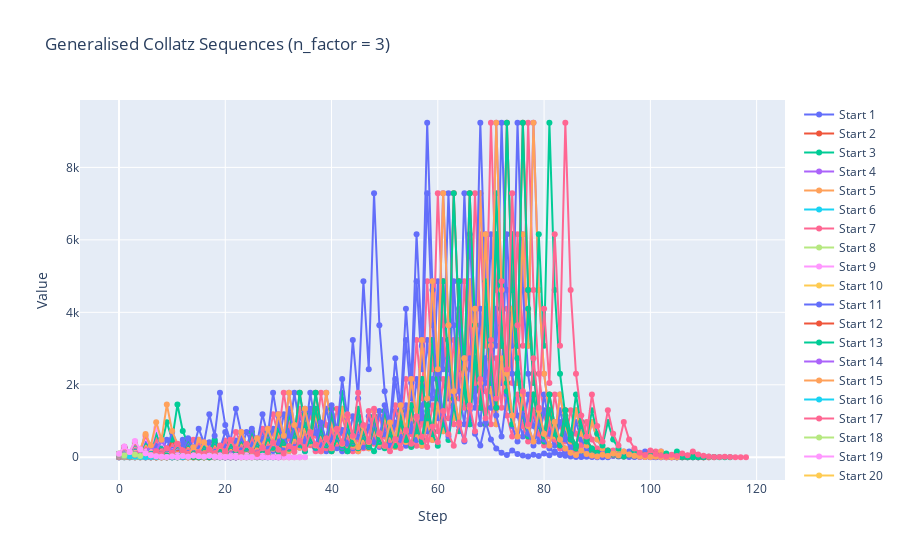

The cell this chart's notebook holds for it:
### Code cell
collatz.visualise(n_vis)

### Figure 1 — Plotly figure (JSON) as saved in the notebook; plotly's stock layout.template omitted (floating-point values rounded to 4 significant figures)
{"data": [{"mode": "lines+markers", "name": "Start 1", "type": "scatter", "x": [0], "y": [1]}, {"mode": "lines+markers", "name": "Start 2", "type": "scatter", "x": [0, 1], "y": [2, 1]}, {"mode": "lines+markers", "name": "Start 3", "type": "scatter", "x": [0, 1, 2, 3, 4, 5, 6, 7], "y": [3, 10, 5, 16, 8, 4, 2, 1]}, {"mode": "lines+markers", "name": "Start 4", "type": "scatter", "x": [0, 1, 2], "y": [4, 2, 1]}, {"mode": "lines+markers", "name": "Start 5", "type": "scatter", "x": [0, 1, 2, 3, 4, 5], "y": [5, 16, 8, 4, 2, 1]}, {"mode": "lines+markers", "name": "Start 6", "type": "scatter", "x": [0, 1, 2, 3, 4, 5, 6, 7, 8], "y": [6, 3, 10, 5, 16, 8, 4, 2, 1]}, {"mode": "lines+markers", "name": "Start 7", "type": "scatter", "x": [0, 1, 2, 3, 4, 5, 6, 7, 8, 9, 10, 11, 12, 13, 14, 15, 16], "y": [7, 22, 11, 34, 17, 52, 26, 13, 40, 20, 10, 5, 16, 8, 4, 2, 1]}, {"mode": "lines+markers", "name": "Start 8", "type": "scatter", "x": [0, 1, 2, 3], "y": [8, 4, 2, 1]}, {"mode": "lines+markers", "name": "Start 9", "type": "scatter", "x": [0, 1, 2, 3, 4, 5, 6, 7, 8, 9, 10, 11, 12, 13, 14, 15, 16, 17, 18, 19], "y": [9, 28, 14, 7, 22, 11, 34, 17, 52, 26, 13, 40, 20, 10, 5, 16, 8, 4, 2, 1]}, {"mode": "lines+markers", "name": "Start 10", "type": "scatter", "x": [0, 1, 2, 3, 4, 5, 6], "y": [10, 5, 16, 8, 4, 2, 1]}, {"mode": "lines+markers", "name": "Start 11", "type": "scatter", "x": [0, 1, 2, 3, 4, 5, 6, 7, 8, 9, 10, 11, 12, 13, 14], "y": [11, 34, 17, 52, 26, 13, 40, 20, 10, 5, 16, 8, 4, 2, 1]}, {"mode": "lines+markers", "name": "Start 12", "type": "scatter", "x": [0, 1, 2, 3, 4, 5, 6, 7, 8, 9], "y": [12, 6, 3, 10, 5, 16, 8, 4, 2, 1]}, {"mode": "lines+markers", "name": "Start 13", "type": "scatter", "x": [0, 1, 2, 3, 4, 5, 6, 7, 8, 9], "y": [13, 40, 20, 10, 5, 16, 8, 4, 2, 1]}, {"mode": "lines+markers", "name": "Start 14", "type": "scatter", "x": [0, 1, 2, 3, 4, 5, 6, 7, 8, 9, 10, 11, 12, 13, 14, 15, 16, 17], "y": [14, 7, 22, 11, 34, 17, 52, 26, 13, 40, 20, 10, 5, 16, 8, 4, 2, 1]}, {"mode": "lines+markers", "name": "Start 15", "type": "scatter", "x": [0, 1, 2, 3, 4, 5, 6, 7, 8, 9, 10, 11, 12, 13, 14, 15, 16, 17], "y": [15, 46, 23, 70, 35, 106, 53, 160, 80, 40, 20, 10, 5, 16, 8, 4, 2, 1]}, {"mode": "lines+markers", "name": "Start 16", "type": "scatter", "x": [0, 1, 2, 3, 4], "y": [16, 8, 4, 2, 1]}, {"mode": "lines+markers", "name": "Start 17", "type": "scatter", "x": [0, 1, 2, 3, 4, 5, 6, 7, 8, 9, 10, 11, 12], "y": [17, 52, 26, 13, 40, 20, 10, 5, 16, 8, 4, 2, 1]}, {"mode": "lines+markers", "name": "Start 18", "type": "scatter", "x": [0, 1, 2, 3, 4, 5, 6, 7, 8, 9, 10, 11, 12, 13, 14, 15, 16, 17, 18, 19, 20], "y": [18, 9, 28, 14, 7, 22, 11, 34, 17, 52, 26, 13, 40, 20, 10, 5, 16, 8, 4, 2, 1]}, {"mode": "lines+markers", "name": "Start 19", "type": "scatter", "x": [0, 1, 2, 3, 4, 5, 6, 7, 8, 9, 10, 11, 12, 13, 14, 15, 16, 17, 18, 19, 20], "y": [19, 58, 29, 88, 44, 22, 11, 34, 17, 52, 26, 13, 40, 20, 10, 5, 16, 8, 4, 2, 1]}, {"mode": "lines+markers", "name": "Start 20", "type": "scatter", "x": [0, 1, 2, 3, 4, 5, 6, 7], "y": [20, 10, 5, 16, 8, 4, 2, 1]}, {"mode": "lines+markers", "name": "Start 21", "type": "scatter", "x": [0, 1, 2, 3, 4, 5, 6, 7], "y": [21, 64, 32, 16, 8, 4, 2, 1]}, {"mode": "lines+markers", "name": "Start 22", "type": "scatter", "x": [0, 1, 2, 3, 4, 5, 6, 7, 8, 9, 10, 11, 12, 13, 14, 15], "y": [22, 11, 34, 17, 52, 26, 13, 40, 20, 10, 5, 16, 8, 4, 2, 1]}, {"mode": "lines+markers", "name": "Start 23", "type": "scatter", "x": [0, 1, 2, 3, 4, 5, 6, 7, 8, 9, 10, 11, 12, 13, 14, 15], "y": [23, 70, 35, 106, 53, 160, 80, 40, 20, 10, 5, 16, 8, 4, 2, 1]}, {"mode": "lines+markers", "name": "Start 24", "type": "scatter", "x": [0, 1, 2, 3, 4, 5, 6, 7, 8, 9, 10], "y": [24, 12, 6, 3, 10, 5, 16, 8, 4, 2, 1]}, {"mode": "lines+markers", "name": "Start 25", "type": "scatter", "x": [0, 1, 2, 3, 4, 5, 6, 7, 8, 9, 10, 11, 12, 13, 14, 15, 16, 17, 18, 19, 20, 21, 22, 23], "y": [25, 76, 38, 19, 58, 29, 88, 44, 22, 11, 34, 17, 52, 26, 13, 40, 20, 10, 5, 16, 8, 4, 2, 1]}, {"mode": "lines+markers", "name": "Start 26", "type": "scatter", "x": [0, 1, 2, 3, 4, 5, 6, 7, 8, 9, 10], "y": [26, 13, 40, 20, 10, 5, 16, 8, 4, 2, 1]}, {"mode": "lines+markers", "name": "Start 27", "type": "scatter", "x": [0, 1, 2, 3, 4, 5, 6, 7, 8, 9, 10, 11, 12, 13, 14, 15, 16, 17, 18, 19, 20, 21, 22, 23, 24, 25, 26, 27, 28, 29, 30, 31, 32, 33, 34, 35, 36, 37, 38, 39, 40, 41, 42, 43, 44, 45, 46, 47, 48, 49, 50, 51, 52, 53, 54, 55, 56, 57, 58, 59, 60, 61, 62, 63, 64, 65, 66, 67, 68, 69, 70, 71, 72, 73, 74, 75, 76, 77, 78, 79, 80, 81, 82, 83, 84, 85, 86, 87, 88, 89, 90, 91, 92, 93, 94, 95, 96, 97, 98, 99, 100, 101, 102, 103, 104, 105, 106, 107, 108, 109, 110, 111], "y": [27, 82, 41, 124, 62, 31, 94, 47, 142, 71, 214, 107, 322, 161, 484, 242, 121, 364, 182, 91, 274, 137, 412, 206, 103, 310, 155, 466, 233, 700, 350, 175, 526, 263, 790, 395, 1186, 593, 1780, 890, 445, 1336, 668, 334, 167, 502, 251, 754, 377, 1132, 566, 283, 850, 425, 1276, 638, 319, 958, 479, 1438, 719, 2158, 1079, 3238, 1619, 4858, 2429, 7288, 3644, 1822, 911, 2734, 1367, 4102, 2051, 6154, 3077, 9232, 4616, 2308, 1154, 577, 1732, 866, 433, 1300, 650, 325, 976, 488, 244, 122, 61, 184, 92, 46, 23, 70, 35, 106, 53, 160, 80, 40, 20, 10, 5, 16, 8, 4, 2, 1]}, {"mode": "lines+markers", "name": "Start 28", "type": "scatter", "x": [0, 1, 2, 3, 4, 5, 6, 7, 8, 9, 10, 11, 12, 13, 14, 15, 16, 17, 18], "y": [28, 14, 7, 22, 11, 34, 17, 52, 26, 13, 40, 20, 10, 5, 16, 8, 4, 2, 1]}, {"mode": "lines+markers", "name": "Start 29", "type": "scatter", "x": [0, 1, 2, 3, 4, 5, 6, 7, 8, 9, 10, 11, 12, 13, 14, 15, 16, 17, 18], "y": [29, 88, 44, 22, 11, 34, 17, 52, 26, 13, 40, 20, 10, 5, 16, 8, 4, 2, 1]}, {"mode": "lines+markers", "name": "Start 30", "type": "scatter", "x": [0, 1, 2, 3, 4, 5, 6, 7, 8, 9, 10, 11, 12, 13, 14, 15, 16, 17, 18], "y": [30, 15, 46, 23, 70, 35, 106, 53, 160, 80, 40, 20, 10, 5, 16, 8, 4, 2, 1]}, {"mode": "lines+markers", "name": "Start 31", "type": "scatter", "x": [0, 1, 2, 3, 4, 5, 6, 7, 8, 9, 10, 11, 12, 13, 14, 15, 16, 17, 18, 19, 20, 21, 22, 23, 24, 25, 26, 27, 28, 29, 30, 31, 32, 33, 34, 35, 36, 37, 38, 39, 40, 41, 42, 43, 44, 45, 46, 47, 48, 49, 50, 51, 52, 53, 54, 55, 56, 57, 58, 59, 60, 61, 62, 63, 64, 65, 66, 67, 68, 69, 70, 71, 72, 73, 74, 75, 76, 77, 78, 79, 80, 81, 82, 83, 84, 85, 86, 87, 88, 89, 90, 91, 92, 93, 94, 95, 96, 97, 98, 99, 100, 101, 102, 103, 104, 105, 106], "y": [31, 94, 47, 142, 71, 214, 107, 322, 161, 484, 242, 121, 364, 182, 91, 274, 137, 412, 206, 103, 310, 155, 466, 233, 700, 350, 175, 526, 263, 790, 395, 1186, 593, 1780, 890, 445, 1336, 668, 334, 167, 502, 251, 754, 377, 1132, 566, 283, 850, 425, 1276, 638, 319, 958, 479, 1438, 719, 2158, 1079, 3238, 1619, 4858, 2429, 7288, 3644, 1822, 911, 2734, 1367, 4102, 2051, 6154, 3077, 9232, 4616, 2308, 1154, 577, 1732, 866, 433, 1300, 650, 325, 976, 488, 244, 122, 61, 184, 92, 46, 23, 70, 35, 106, 53, 160, 80, 40, 20, 10, 5, 16, 8, 4, 2, 1]}, {"mode": "lines+markers", "name": "Start 32", "type": "scatter", "x": [0, 1, 2, 3, 4, 5], "y": [32, 16, 8, 4, 2, 1]}, {"mode": "lines+markers", "name": "Start 33", "type": "scatter", "x": [0, 1, 2, 3, 4, 5, 6, 7, 8, 9, 10, 11, 12, 13, 14, 15, 16, 17, 18, 19, 20, 21, 22, 23, 24, 25, 26], "y": [33, 100, 50, 25, 76, 38, 19, 58, 29, 88, 44, 22, 11, 34, 17, 52, 26, 13, 40, 20, 10, 5, 16, 8, 4, 2, 1]}, {"mode": "lines+markers", "name": "Start 34", "type": "scatter", "x": [0, 1, 2, 3, 4, 5, 6, 7, 8, 9, 10, 11, 12, 13], "y": [34, 17, 52, 26, 13, 40, 20, 10, 5, 16, 8, 4, 2, 1]}, {"mode": "lines+markers", "name": "Start 35", "type": "scatter", "x": [0, 1, 2, 3, 4, 5, 6, 7, 8, 9, 10, 11, 12, 13], "y": [35, 106, 53, 160, 80, 40, 20, 10, 5, 16, 8, 4, 2, 1]}, {"mode": "lines+markers", "name": "Start 36", "type": "scatter", "x": [0, 1, 2, 3, 4, 5, 6, 7, 8, 9, 10, 11, 12, 13, 14, 15, 16, 17, 18, 19, 20, 21], "y": [36, 18, 9, 28, 14, 7, 22, 11, 34, 17, 52, 26, 13, 40, 20, 10, 5, 16, 8, 4, 2, 1]}, {"mode": "lines+markers", "name": "Start 37", "type": "scatter", "x": [0, 1, 2, 3, 4, 5, 6, 7, 8, 9, 10, 11, 12, 13, 14, 15, 16, 17, 18, 19, 20, 21], "y": [37, 112, 56, 28, 14, 7, 22, 11, 34, 17, 52, 26, 13, 40, 20, 10, 5, 16, 8, 4, 2, 1]}, {"mode": "lines+markers", "name": "Start 38", "type": "scatter", "x": [0, 1, 2, 3, 4, 5, 6, 7, 8, 9, 10, 11, 12, 13, 14, 15, 16, 17, 18, 19, 20, 21], "y": [38, 19, 58, 29, 88, 44, 22, 11, 34, 17, 52, 26, 13, 40, 20, 10, 5, 16, 8, 4, 2, 1]}, {"mode": "lines+markers", "name": "Start 39", "type": "scatter", "x": [0, 1, 2, 3, 4, 5, 6, 7, 8, 9, 10, 11, 12, 13, 14, 15, 16, 17, 18, 19, 20, 21, 22, 23, 24, 25, 26, 27, 28, 29, 30, 31, 32, 33, 34], "y": [39, 118, 59, 178, 89, 268, 134, 67, 202, 101, 304, 152, 76, 38, 19, 58, 29, 88, 44, 22, 11, 34, 17, 52, 26, 13, 40, 20, 10, 5, 16, 8, 4, 2, 1]}, {"mode": "lines+markers", "name": "Start 40", "type": "scatter", "x": [0, 1, 2, 3, 4, 5, 6, 7, 8], "y": [40, 20, 10, 5, 16, 8, 4, 2, 1]}, {"mode": "lines+markers", "name": "Start 41", "type": "scatter", "x": [0, 1, 2, 3, 4, 5, 6, 7, 8, 9, 10, 11, 12, 13, 14, 15, 16, 17, 18, 19, 20, 21, 22, 23, 24, 25, 26, 27, 28, 29, 30, 31, 32, 33, 34, 35, 36, 37, 38, 39, 40, 41, 42, 43, 44, 45, 46, 47, 48, 49, 50, 51, 52, 53, 54, 55, 56, 57, 58, 59, 60, 61, 62, 63, 64, 65, 66, 67, 68, 69, 70, 71, 72, 73, 74, 75, 76, 77, 78, 79, 80, 81, 82, 83, 84, 85, 86, 87, 88, 89, 90, 91, 92, 93, 94, 95, 96, 97, 98, 99, 100, 101, 102, 103, 104, 105, 106, 107, 108, 109], "y": [41, 124, 62, 31, 94, 47, 142, 71, 214, 107, 322, 161, 484, 242, 121, 364, 182, 91, 274, 137, 412, 206, 103, 310, 155, 466, 233, 700, 350, 175, 526, 263, 790, 395, 1186, 593, 1780, 890, 445, 1336, 668, 334, 167, 502, 251, 754, 377, 1132, 566, 283, 850, 425, 1276, 638, 319, 958, 479, 1438, 719, 2158, 1079, 3238, 1619, 4858, 2429, 7288, 3644, 1822, 911, 2734, 1367, 4102, 2051, 6154, 3077, 9232, 4616, 2308, 1154, 577, 1732, 866, 433, 1300, 650, 325, 976, 488, 244, 122, 61, 184, 92, 46, 23, 70, 35, 106, 53, 160, 80, 40, 20, 10, 5, 16, 8, 4, 2, 1]}, {"mode": "lines+markers", "name": "Start 42", "type": "scatter", "x": [0, 1, 2, 3, 4, 5, 6, 7, 8], "y": [42, 21, 64, 32, 16, 8, 4, 2, 1]}, {"mode": "lines+markers", "name": "Start 43", "type": "scatter", "x": [0, 1, 2, 3, 4, 5, 6, 7, 8, 9, 10, 11, 12, 13, 14, 15, 16, 17, 18, 19, 20, 21, 22, 23, 24, 25, 26, 27, 28, 29], "y": [43, 130, 65, 196, 98, 49, 148, 74, 37, 112, 56, 28, 14, 7, 22, 11, 34, 17, 52, 26, 13, 40, 20, 10, 5, 16, 8, 4, 2, 1]}, {"mode": "lines+markers", "name": "Start 44", "type": "scatter", "x": [0, 1, 2, 3, 4, 5, 6, 7, 8, 9, 10, 11, 12, 13, 14, 15, 16], "y": [44, 22, 11, 34, 17, 52, 26, 13, 40, 20, 10, 5, 16, 8, 4, 2, 1]}, {"mode": "lines+markers", "name": "Start 45", "type": "scatter", "x": [0, 1, 2, 3, 4, 5, 6, 7, 8, 9, 10, 11, 12, 13, 14, 15, 16], "y": [45, 136, 68, 34, 17, 52, 26, 13, 40, 20, 10, 5, 16, 8, 4, 2, 1]}, {"mode": "lines+markers", "name": "Start 46", "type": "scatter", "x": [0, 1, 2, 3, 4, 5, 6, 7, 8, 9, 10, 11, 12, 13, 14, 15, 16], "y": [46, 23, 70, 35, 106, 53, 160, 80, 40, 20, 10, 5, 16, 8, 4, 2, 1]}, {"mode": "lines+markers", "name": "Start 47", "type": "scatter", "x": [0, 1, 2, 3, 4, 5, 6, 7, 8, 9, 10, 11, 12, 13, 14, 15, 16, 17, 18, 19, 20, 21, 22, 23, 24, 25, 26, 27, 28, 29, 30, 31, 32, 33, 34, 35, 36, 37, 38, 39, 40, 41, 42, 43, 44, 45, 46, 47, 48, 49, 50, 51, 52, 53, 54, 55, 56, 57, 58, 59, 60, 61, 62, 63, 64, 65, 66, 67, 68, 69, 70, 71, 72, 73, 74, 75, 76, 77, 78, 79, 80, 81, 82, 83, 84, 85, 86, 87, 88, 89, 90, 91, 92, 93, 94, 95, 96, 97, 98, 99, 100, 101, 102, 103, 104], "y": [47, 142, 71, 214, 107, 322, 161, 484, 242, 121, 364, 182, 91, 274, 137, 412, 206, 103, 310, 155, 466, 233, 700, 350, 175, 526, 263, 790, 395, 1186, 593, 1780, 890, 445, 1336, 668, 334, 167, 502, 251, 754, 377, 1132, 566, 283, 850, 425, 1276, 638, 319, 958, 479, 1438, 719, 2158, 1079, 3238, 1619, 4858, 2429, 7288, 3644, 1822, 911, 2734, 1367, 4102, 2051, 6154, 3077, 9232, 4616, 2308, 1154, 577, 1732, 866, 433, 1300, 650, 325, 976, 488, 244, 122, 61, 184, 92, 46, 23, 70, 35, 106, 53, 160, 80, 40, 20, 10, 5, 16, 8, 4, 2, 1]}, {"mode": "lines+markers", "name": "Start 48", "type": "scatter", "x": [0, 1, 2, 3, 4, 5, 6, 7, 8, 9, 10, 11], "y": [48, 24, 12, 6, 3, 10, 5, 16, 8, 4, 2, 1]}, {"mode": "lines+markers", "name": "Start 49", "type": "scatter", "x": [0, 1, 2, 3, 4, 5, 6, 7, 8, 9, 10, 11, 12, 13, 14, 15, 16, 17, 18, 19, 20, 21, 22, 23, 24], "y": [49, 148, 74, 37, 112, 56, 28, 14, 7, 22, 11, 34, 17, 52, 26, 13, 40, 20, 10, 5, 16, 8, 4, 2, 1]}, {"mode": "lines+markers", "name": "Start 50", "type": "scatter", "x": [0, 1, 2, 3, 4, 5, 6, 7, 8, 9, 10, 11, 12, 13, 14, 15, 16, 17, 18, 19, 20, 21, 22, 23, 24], "y": [50, 25, 76, 38, 19, 58, 29, 88, 44, 22, 11, 34, 17, 52, 26, 13, 40, 20, 10, 5, 16, 8, 4, 2, 1]}, {"mode": "lines+markers", "name": "Start 51", "type": "scatter", "x": [0, 1, 2, 3, 4, 5, 6, 7, 8, 9, 10, 11, 12, 13, 14, 15, 16, 17, 18, 19, 20, 21, 22, 23, 24], "y": [51, 154, 77, 232, 116, 58, 29, 88, 44, 22, 11, 34, 17, 52, 26, 13, 40, 20, 10, 5, 16, 8, 4, 2, 1]}, {"mode": "lines+markers", "name": "Start 52", "type": "scatter", "x": [0, 1, 2, 3, 4, 5, 6, 7, 8, 9, 10, 11], "y": [52, 26, 13, 40, 20, 10, 5, 16, 8, 4, 2, 1]}, {"mode": "lines+markers", "name": "Start 53", "type": "scatter", "x": [0, 1, 2, 3, 4, 5, 6, 7, 8, 9, 10, 11], "y": [53, 160, 80, 40, 20, 10, 5, 16, 8, 4, 2, 1]}, {"mode": "lines+markers", "name": "Start 54", "type": "scatter", "x": [0, 1, 2, 3, 4, 5, 6, 7, 8, 9, 10, 11, 12, 13, 14, 15, 16, 17, 18, 19, 20, 21, 22, 23, 24, 25, 26, 27, 28, 29, 30, 31, 32, 33, 34, 35, 36, 37, 38, 39, 40, 41, 42, 43, 44, 45, 46, 47, 48, 49, 50, 51, 52, 53, 54, 55, 56, 57, 58, 59, 60, 61, 62, 63, 64, 65, 66, 67, 68, 69, 70, 71, 72, 73, 74, 75, 76, 77, 78, 79, 80, 81, 82, 83, 84, 85, 86, 87, 88, 89, 90, 91, 92, 93, 94, 95, 96, 97, 98, 99, 100, 101, 102, 103, 104, 105, 106, 107, 108, 109, 110, 111, 112], "y": [54, 27, 82, 41, 124, 62, 31, 94, 47, 142, 71, 214, 107, 322, 161, 484, 242, 121, 364, 182, 91, 274, 137, 412, 206, 103, 310, 155, 466, 233, 700, 350, 175, 526, 263, 790, 395, 1186, 593, 1780, 890, 445, 1336, 668, 334, 167, 502, 251, 754, 377, 1132, 566, 283, 850, 425, 1276, 638, 319, 958, 479, 1438, 719, 2158, 1079, 3238, 1619, 4858, 2429, 7288, 3644, 1822, 911, 2734, 1367, 4102, 2051, 6154, 3077, 9232, 4616, 2308, 1154, 577, 1732, 866, 433, 1300, 650, 325, 976, 488, 244, 122, 61, 184, 92, 46, 23, 70, 35, 106, 53, 160, 80, 40, 20, 10, 5, 16, 8, 4, 2, 1]}, {"mode": "lines+markers", "name": "Start 55", "type": "scatter", "x": [0, 1, 2, 3, 4, 5, 6, 7, 8, 9, 10, 11, 12, 13, 14, 15, 16, 17, 18, 19, 20, 21, 22, 23, 24, 25, 26, 27, 28, 29, 30, 31, 32, 33, 34, 35, 36, 37, 38, 39, 40, 41, 42, 43, 44, 45, 46, 47, 48, 49, 50, 51, 52, 53, 54, 55, 56, 57, 58, 59, 60, 61, 62, 63, 64, 65, 66, 67, 68, 69, 70, 71, 72, 73, 74, 75, 76, 77, 78, 79, 80, 81, 82, 83, 84, 85, 86, 87, 88, 89, 90, 91, 92, 93, 94, 95, 96, 97, 98, 99, 100, 101, 102, 103, 104, 105, 106, 107, 108, 109, 110, 111, 112], "y": [55, 166, 83, 250, 125, 376, 188, 94, 47, 142, 71, 214, 107, 322, 161, 484, 242, 121, 364, 182, 91, 274, 137, 412, 206, 103, 310, 155, 466, 233, 700, 350, 175, 526, 263, 790, 395, 1186, 593, 1780, 890, 445, 1336, 668, 334, 167, 502, 251, 754, 377, 1132, 566, 283, 850, 425, 1276, 638, 319, 958, 479, 1438, 719, 2158, 1079, 3238, 1619, 4858, 2429, 7288, 3644, 1822, 911, 2734, 1367, 4102, 2051, 6154, 3077, 9232, 4616, 2308, 1154, 577, 1732, 866, 433, 1300, 650, 325, 976, 488, 244, 122, 61, 184, 92, 46, 23, 70, 35, 106, 53, 160, 80, 40, 20, 10, 5, 16, 8, 4, 2, 1]}, {"mode": "lines+markers", "name": "Start 56", "type": "scatter", "x": [0, 1, 2, 3, 4, 5, 6, 7, 8, 9, 10, 11, 12, 13, 14, 15, 16, 17, 18, 19], "y": [56, 28, 14, 7, 22, 11, 34, 17, 52, 26, 13, 40, 20, 10, 5, 16, 8, 4, 2, 1]}, {"mode": "lines+markers", "name": "Start 57", "type": "scatter", "x": [0, 1, 2, 3, 4, 5, 6, 7, 8, 9, 10, 11, 12, 13, 14, 15, 16, 17, 18, 19, 20, 21, 22, 23, 24, 25, 26, 27, 28, 29, 30, 31, 32], "y": [57, 172, 86, 43, 130, 65, 196, 98, 49, 148, 74, 37, 112, 56, 28, 14, 7, 22, 11, 34, 17, 52, 26, 13, 40, 20, 10, 5, 16, 8, 4, 2, 1]}, {"mode": "lines+markers", "name": "Start 58", "type": "scatter", "x": [0, 1, 2, 3, 4, 5, 6, 7, 8, 9, 10, 11, 12, 13, 14, 15, 16, 17, 18, 19], "y": [58, 29, 88, 44, 22, 11, 34, 17, 52, 26, 13, 40, 20, 10, 5, 16, 8, 4, 2, 1]}, {"mode": "lines+markers", "name": "Start 59", "type": "scatter", "x": [0, 1, 2, 3, 4, 5, 6, 7, 8, 9, 10, 11, 12, 13, 14, 15, 16, 17, 18, 19, 20, 21, 22, 23, 24, 25, 26, 27, 28, 29, 30, 31, 32], "y": [59, 178, 89, 268, 134, 67, 202, 101, 304, 152, 76, 38, 19, 58, 29, 88, 44, 22, 11, 34, 17, 52, 26, 13, 40, 20, 10, 5, 16, 8, 4, 2, 1]}, {"mode": "lines+markers", "name": "Start 60", "type": "scatter", "x": [0, 1, 2, 3, 4, 5, 6, 7, 8, 9, 10, 11, 12, 13, 14, 15, 16, 17, 18, 19], "y": [60, 30, 15, 46, 23, 70, 35, 106, 53, 160, 80, 40, 20, 10, 5, 16, 8, 4, 2, 1]}, {"mode": "lines+markers", "name": "Start 61", "type": "scatter", "x": [0, 1, 2, 3, 4, 5, 6, 7, 8, 9, 10, 11, 12, 13, 14, 15, 16, 17, 18, 19], "y": [61, 184, 92, 46, 23, 70, 35, 106, 53, 160, 80, 40, 20, 10, 5, 16, 8, 4, 2, 1]}, {"mode": "lines+markers", "name": "Start 62", "type": "scatter", "x": [0, 1, 2, 3, 4, 5, 6, 7, 8, 9, 10, 11, 12, 13, 14, 15, 16, 17, 18, 19, 20, 21, 22, 23, 24, 25, 26, 27, 28, 29, 30, 31, 32, 33, 34, 35, 36, 37, 38, 39, 40, 41, 42, 43, 44, 45, 46, 47, 48, 49, 50, 51, 52, 53, 54, 55, 56, 57, 58, 59, 60, 61, 62, 63, 64, 65, 66, 67, 68, 69, 70, 71, 72, 73, 74, 75, 76, 77, 78, 79, 80, 81, 82, 83, 84, 85, 86, 87, 88, 89, 90, 91, 92, 93, 94, 95, 96, 97, 98, 99, 100, 101, 102, 103, 104, 105, 106, 107], "y": [62, 31, 94, 47, 142, 71, 214, 107, 322, 161, 484, 242, 121, 364, 182, 91, 274, 137, 412, 206, 103, 310, 155, 466, 233, 700, 350, 175, 526, 263, 790, 395, 1186, 593, 1780, 890, 445, 1336, 668, 334, 167, 502, 251, 754, 377, 1132, 566, 283, 850, 425, 1276, 638, 319, 958, 479, 1438, 719, 2158, 1079, 3238, 1619, 4858, 2429, 7288, 3644, 1822, 911, 2734, 1367, 4102, 2051, 6154, 3077, 9232, 4616, 2308, 1154, 577, 1732, 866, 433, 1300, 650, 325, 976, 488, 244, 122, 61, 184, 92, 46, 23, 70, 35, 106, 53, 160, 80, 40, 20, 10, 5, 16, 8, 4, 2, 1]}, {"mode": "lines+markers", "name": "Start 63", "type": "scatter", "x": [0, 1, 2, 3, 4, 5, 6, 7, 8, 9, 10, 11, 12, 13, 14, 15, 16, 17, 18, 19, 20, 21, 22, 23, 24, 25, 26, 27, 28, 29, 30, 31, 32, 33, 34, 35, 36, 37, 38, 39, 40, 41, 42, 43, 44, 45, 46, 47, 48, 49, 50, 51, 52, 53, 54, 55, 56, 57, 58, 59, 60, 61, 62, 63, 64, 65, 66, 67, 68, 69, 70, 71, 72, 73, 74, 75, 76, 77, 78, 79, 80, 81, 82, 83, 84, 85, 86, 87, 88, 89, 90, 91, 92, 93, 94, 95, 96, 97, 98, 99, 100, 101, 102, 103, 104, 105, 106, 107], "y": [63, 190, 95, 286, 143, 430, 215, 646, 323, 970, 485, 1456, 728, 364, 182, 91, 274, 137, 412, 206, 103, 310, 155, 466, 233, 700, 350, 175, 526, 263, 790, 395, 1186, 593, 1780, 890, 445, 1336, 668, 334, 167, 502, 251, 754, 377, 1132, 566, 283, 850, 425, 1276, 638, 319, 958, 479, 1438, 719, 2158, 1079, 3238, 1619, 4858, 2429, 7288, 3644, 1822, 911, 2734, 1367, 4102, 2051, 6154, 3077, 9232, 4616, 2308, 1154, 577, 1732, 866, 433, 1300, 650, 325, 976, 488, 244, 122, 61, 184, 92, 46, 23, 70, 35, 106, 53, 160, 80, 40, 20, 10, 5, 16, 8, 4, 2, 1]}, {"mode": "lines+markers", "name": "Start 64", "type": "scatter", "x": [0, 1, 2, 3, 4, 5, 6], "y": [64, 32, 16, 8, 4, 2, 1]}, {"mode": "lines+markers", "name": "Start 65", "type": "scatter", "x": [0, 1, 2, 3, 4, 5, 6, 7, 8, 9, 10, 11, 12, 13, 14, 15, 16, 17, 18, 19, 20, 21, 22, 23, 24, 25, 26, 27], "y": [65, 196, 98, 49, 148, 74, 37, 112, 56, 28, 14, 7, 22, 11, 34, 17, 52, 26, 13, 40, 20, 10, 5, 16, 8, 4, 2, 1]}, {"mode": "lines+markers", "name": "Start 66", "type": "scatter", "x": [0, 1, 2, 3, 4, 5, 6, 7, 8, 9, 10, 11, 12, 13, 14, 15, 16, 17, 18, 19, 20, 21, 22, 23, 24, 25, 26, 27], "y": [66, 33, 100, 50, 25, 76, 38, 19, 58, 29, 88, 44, 22, 11, 34, 17, 52, 26, 13, 40, 20, 10, 5, 16, 8, 4, 2, 1]}, {"mode": "lines+markers", "name": "Start 67", "type": "scatter", "x": [0, 1, 2, 3, 4, 5, 6, 7, 8, 9, 10, 11, 12, 13, 14, 15, 16, 17, 18, 19, 20, 21, 22, 23, 24, 25, 26, 27], "y": [67, 202, 101, 304, 152, 76, 38, 19, 58, 29, 88, 44, 22, 11, 34, 17, 52, 26, 13, 40, 20, 10, 5, 16, 8, 4, 2, 1]}, {"mode": "lines+markers", "name": "Start 68", "type": "scatter", "x": [0, 1, 2, 3, 4, 5, 6, 7, 8, 9, 10, 11, 12, 13, 14], "y": [68, 34, 17, 52, 26, 13, 40, 20, 10, 5, 16, 8, 4, 2, 1]}, {"mode": "lines+markers", "name": "Start 69", "type": "scatter", "x": [0, 1, 2, 3, 4, 5, 6, 7, 8, 9, 10, 11, 12, 13, 14], "y": [69, 208, 104, 52, 26, 13, 40, 20, 10, 5, 16, 8, 4, 2, 1]}, {"mode": "lines+markers", "name": "Start 70", "type": "scatter", "x": [0, 1, 2, 3, 4, 5, 6, 7, 8, 9, 10, 11, 12, 13, 14], "y": [70, 35, 106, 53, 160, 80, 40, 20, 10, 5, 16, 8, 4, 2, 1]}, {"mode": "lines+markers", "name": "Start 71", "type": "scatter", "x": [0, 1, 2, 3, 4, 5, 6, 7, 8, 9, 10, 11, 12, 13, 14, 15, 16, 17, 18, 19, 20, 21, 22, 23, 24, 25, 26, 27, 28, 29, 30, 31, 32, 33, 34, 35, 36, 37, 38, 39, 40, 41, 42, 43, 44, 45, 46, 47, 48, 49, 50, 51, 52, 53, 54, 55, 56, 57, 58, 59, 60, 61, 62, 63, 64, 65, 66, 67, 68, 69, 70, 71, 72, 73, 74, 75, 76, 77, 78, 79, 80, 81, 82, 83, 84, 85, 86, 87, 88, 89, 90, 91, 92, 93, 94, 95, 96, 97, 98, 99, 100, 101, 102], "y": [71, 214, 107, 322, 161, 484, 242, 121, 364, 182, 91, 274, 137, 412, 206, 103, 310, 155, 466, 233, 700, 350, 175, 526, 263, 790, 395, 1186, 593, 1780, 890, 445, 1336, 668, 334, 167, 502, 251, 754, 377, 1132, 566, 283, 850, 425, 1276, 638, 319, 958, 479, 1438, 719, 2158, 1079, 3238, 1619, 4858, 2429, 7288, 3644, 1822, 911, 2734, 1367, 4102, 2051, 6154, 3077, 9232, 4616, 2308, 1154, 577, 1732, 866, 433, 1300, 650, 325, 976, 488, 244, 122, 61, 184, 92, 46, 23, 70, 35, 106, 53, 160, 80, 40, 20, 10, 5, 16, 8, 4, 2, 1]}, {"mode": "lines+markers", "name": "Start 72", "type": "scatter", "x": [0, 1, 2, 3, 4, 5, 6, 7, 8, 9, 10, 11, 12, 13, 14, 15, 16, 17, 18, 19, 20, 21, 22], "y": [72, 36, 18, 9, 28, 14, 7, 22, 11, 34, 17, 52, 26, 13, 40, 20, 10, 5, 16, 8, 4, 2, 1]}, {"mode": "lines+markers", "name": "Start 73", "type": "scatter", "x": [0, 1, 2, 3, 4, 5, 6, 7, 8, 9, 10, 11, 12, 13, 14, 15, 16, 17, 18, 19, 20, 21, 22, 23, 24, 25, 26, 27, 28, 29, 30, 31, 32, 33, 34, 35, 36, 37, 38, 39, 40, 41, 42, 43, 44, 45, 46, 47, 48, 49, 50, 51, 52, 53, 54, 55, 56, 57, 58, 59, 60, 61, 62, 63, 64, 65, 66, 67, 68, 69, 70, 71, 72, 73, 74, 75, 76, 77, 78, 79, 80, 81, 82, 83, 84, 85, 86, 87, 88, 89, 90, 91, 92, 93, 94, 95, 96, 97, 98, 99, 100, 101, 102, 103, 104, 105, 106, 107, 108, 109, 110, 111, 112, 113, 114, 115], "y": [73, 220, 110, 55, 166, 83, 250, 125, 376, 188, 94, 47, 142, 71, 214, 107, 322, 161, 484, 242, 121, 364, 182, 91, 274, 137, 412, 206, 103, 310, 155, 466, 233, 700, 350, 175, 526, 263, 790, 395, 1186, 593, 1780, 890, 445, 1336, 668, 334, 167, 502, 251, 754, 377, 1132, 566, 283, 850, 425, 1276, 638, 319, 958, 479, 1438, 719, 2158, 1079, 3238, 1619, 4858, 2429, 7288, 3644, 1822, 911, 2734, 1367, 4102, 2051, 6154, 3077, 9232, 4616, 2308, 1154, 577, 1732, 866, 433, 1300, 650, 325, 976, 488, 244, 122, 61, 184, 92, 46, 23, 70, 35, 106, 53, 160, 80, 40, 20, 10, 5, 16, 8, 4, 2, 1]}, {"mode": "lines+markers", "name": "Start 74", "type": "scatter", "x": [0, 1, 2, 3, 4, 5, 6, 7, 8, 9, 10, 11, 12, 13, 14, 15, 16, 17, 18, 19, 20, 21, 22], "y": [74, 37, 112, 56, 28, 14, 7, 22, 11, 34, 17, 52, 26, 13, 40, 20, 10, 5, 16, 8, 4, 2, 1]}, {"mode": "lines+markers", "name": "Start 75", "type": "scatter", "x": [0, 1, 2, 3, 4, 5, 6, 7, 8, 9, 10, 11, 12, 13, 14], "y": [75, 226, 113, 340, 170, 85, 256, 128, 64, 32, 16, 8, 4, 2, 1]}, {"mode": "lines+markers", "name": "Start 76", "type": "scatter", "x": [0, 1, 2, 3, 4, 5, 6, 7, 8, 9, 10, 11, 12, 13, 14, 15, 16, 17, 18, 19, 20, 21, 22], "y": [76, 38, 19, 58, 29, 88, 44, 22, 11, 34, 17, 52, 26, 13, 40, 20, 10, 5, 16, 8, 4, 2, 1]}, {"mode": "lines+markers", "name": "Start 77", "type": "scatter", "x": [0, 1, 2, 3, 4, 5, 6, 7, 8, 9, 10, 11, 12, 13, 14, 15, 16, 17, 18, 19, 20, 21, 22], "y": [77, 232, 116, 58, 29, 88, 44, 22, 11, 34, 17, 52, 26, 13, 40, 20, 10, 5, 16, 8, 4, 2, 1]}, {"mode": "lines+markers", "name": "Start 78", "type": "scatter", "x": [0, 1, 2, 3, 4, 5, 6, 7, 8, 9, 10, 11, 12, 13, 14, 15, 16, 17, 18, 19, 20, 21, 22, 23, 24, 25, 26, 27, 28, 29, 30, 31, 32, 33, 34, 35], "y": [78, 39, 118, 59, 178, 89, 268, 134, 67, 202, 101, 304, 152, 76, 38, 19, 58, 29, 88, 44, 22, 11, 34, 17, 52, 26, 13, 40, 20, 10, 5, 16, 8, 4, 2, 1]}, {"mode": "lines+markers", "name": "Start 79", "type": "scatter", "x": [0, 1, 2, 3, 4, 5, 6, 7, 8, 9, 10, 11, 12, 13, 14, 15, 16, 17, 18, 19, 20, 21, 22, 23, 24, 25, 26, 27, 28, 29, 30, 31, 32, 33, 34, 35], "y": [79, 238, 119, 358, 179, 538, 269, 808, 404, 202, 101, 304, 152, 76, 38, 19, 58, 29, 88, 44, 22, 11, 34, 17, 52, 26, 13, 40, 20, 10, 5, 16, 8, 4, 2, 1]}, {"mode": "lines+markers", "name": "Start 80", "type": "scatter", "x": [0, 1, 2, 3, 4, 5, 6, 7, 8, 9], "y": [80, 40, 20, 10, 5, 16, 8, 4, 2, 1]}, {"mode": "lines+markers", "name": "Start 81", "type": "scatter", "x": [0, 1, 2, 3, 4, 5, 6, 7, 8, 9, 10, 11, 12, 13, 14, 15, 16, 17, 18, 19, 20, 21, 22], "y": [81, 244, 122, 61, 184, 92, 46, 23, 70, 35, 106, 53, 160, 80, 40, 20, 10, 5, 16, 8, 4, 2, 1]}, {"mode": "lines+markers", "name": "Start 82", "type": "scatter", "x": [0, 1, 2, 3, 4, 5, 6, 7, 8, 9, 10, 11, 12, 13, 14, 15, 16, 17, 18, 19, 20, 21, 22, 23, 24, 25, 26, 27, 28, 29, 30, 31, 32, 33, 34, 35, 36, 37, 38, 39, 40, 41, 42, 43, 44, 45, 46, 47, 48, 49, 50, 51, 52, 53, 54, 55, 56, 57, 58, 59, 60, 61, 62, 63, 64, 65, 66, 67, 68, 69, 70, 71, 72, 73, 74, 75, 76, 77, 78, 79, 80, 81, 82, 83, 84, 85, 86, 87, 88, 89, 90, 91, 92, 93, 94, 95, 96, 97, 98, 99, 100, 101, 102, 103, 104, 105, 106, 107, 108, 109, 110], "y": [82, 41, 124, 62, 31, 94, 47, 142, 71, 214, 107, 322, 161, 484, 242, 121, 364, 182, 91, 274, 137, 412, 206, 103, 310, 155, 466, 233, 700, 350, 175, 526, 263, 790, 395, 1186, 593, 1780, 890, 445, 1336, 668, 334, 167, 502, 251, 754, 377, 1132, 566, 283, 850, 425, 1276, 638, 319, 958, 479, 1438, 719, 2158, 1079, 3238, 1619, 4858, 2429, 7288, 3644, 1822, 911, 2734, 1367, 4102, 2051, 6154, 3077, 9232, 4616, 2308, 1154, 577, 1732, 866, 433, 1300, 650, 325, 976, 488, 244, 122, 61, 184, 92, 46, 23, 70, 35, 106, 53, 160, 80, 40, 20, 10, 5, 16, 8, 4, 2, 1]}, {"mode": "lines+markers", "name": "Start 83", "type": "scatter", "x": [0, 1, 2, 3, 4, 5, 6, 7, 8, 9, 10, 11, 12, 13, 14, 15, 16, 17, 18, 19, 20, 21, 22, 23, 24, 25, 26, 27, 28, 29, 30, 31, 32, 33, 34, 35, 36, 37, 38, 39, 40, 41, 42, 43, 44, 45, 46, 47, 48, 49, 50, 51, 52, 53, 54, 55, 56, 57, 58, 59, 60, 61, 62, 63, 64, 65, 66, 67, 68, 69, 70, 71, 72, 73, 74, 75, 76, 77, 78, 79, 80, 81, 82, 83, 84, 85, 86, 87, 88, 89, 90, 91, 92, 93, 94, 95, 96, 97, 98, 99, 100, 101, 102, 103, 104, 105, 106, 107, 108, 109, 110], "y": [83, 250, 125, 376, 188, 94, 47, 142, 71, 214, 107, 322, 161, 484, 242, 121, 364, 182, 91, 274, 137, 412, 206, 103, 310, 155, 466, 233, 700, 350, 175, 526, 263, 790, 395, 1186, 593, 1780, 890, 445, 1336, 668, 334, 167, 502, 251, 754, 377, 1132, 566, 283, 850, 425, 1276, 638, 319, 958, 479, 1438, 719, 2158, 1079, 3238, 1619, 4858, 2429, 7288, 3644, 1822, 911, 2734, 1367, 4102, 2051, 6154, 3077, 9232, 4616, 2308, 1154, 577, 1732, 866, 433, 1300, 650, 325, 976, 488, 244, 122, 61, 184, 92, 46, 23, 70, 35, 106, 53, 160, 80, 40, 20, 10, 5, 16, 8, 4, 2, 1]}, {"mode": "lines+markers", "name": "Start 84", "type": "scatter", "x": [0, 1, 2, 3, 4, 5, 6, 7, 8, 9], "y": [84, 42, 21, 64, 32, 16, 8, 4, 2, 1]}, {"mode": "lines+markers", "name": "Start 85", "type": "scatter", "x": [0, 1, 2, 3, 4, 5, 6, 7, 8, 9], "y": [85, 256, 128, 64, 32, 16, 8, 4, 2, 1]}, {"mode": "lines+markers", "name": "Start 86", "type": "scatter", "x": [0, 1, 2, 3, 4, 5, 6, 7, 8, 9, 10, 11, 12, 13, 14, 15, 16, 17, 18, 19, 20, 21, 22, 23, 24, 25, 26, 27, 28, 29, 30], "y": [86, 43, 130, 65, 196, 98, 49, 148, 74, 37, 112, 56, 28, 14, 7, 22, 11, 34, 17, 52, 26, 13, 40, 20, 10, 5, 16, 8, 4, 2, 1]}, {"mode": "lines+markers", "name": "Start 87", "type": "scatter", "x": [0, 1, 2, 3, 4, 5, 6, 7, 8, 9, 10, 11, 12, 13, 14, 15, 16, 17, 18, 19, 20, 21, 22, 23, 24, 25, 26, 27, 28, 29, 30], "y": [87, 262, 131, 394, 197, 592, 296, 148, 74, 37, 112, 56, 28, 14, 7, 22, 11, 34, 17, 52, 26, 13, 40, 20, 10, 5, 16, 8, 4, 2, 1]}, {"mode": "lines+markers", "name": "Start 88", "type": "scatter", "x": [0, 1, 2, 3, 4, 5, 6, 7, 8, 9, 10, 11, 12, 13, 14, 15, 16, 17], "y": [88, 44, 22, 11, 34, 17, 52, 26, 13, 40, 20, 10, 5, 16, 8, 4, 2, 1]}, {"mode": "lines+markers", "name": "Start 89", "type": "scatter", "x": [0, 1, 2, 3, 4, 5, 6, 7, 8, 9, 10, 11, 12, 13, 14, 15, 16, 17, 18, 19, 20, 21, 22, 23, 24, 25, 26, 27, 28, 29, 30], "y": [89, 268, 134, 67, 202, 101, 304, 152, 76, 38, 19, 58, 29, 88, 44, 22, 11, 34, 17, 52, 26, 13, 40, 20, 10, 5, 16, 8, 4, 2, 1]}, {"mode": "lines+markers", "name": "Start 90", "type": "scatter", "x": [0, 1, 2, 3, 4, 5, 6, 7, 8, 9, 10, 11, 12, 13, 14, 15, 16, 17], "y": [90, 45, 136, 68, 34, 17, 52, 26, 13, 40, 20, 10, 5, 16, 8, 4, 2, 1]}, {"mode": "lines+markers", "name": "Start 91", "type": "scatter", "x": [0, 1, 2, 3, 4, 5, 6, 7, 8, 9, 10, 11, 12, 13, 14, 15, 16, 17, 18, 19, 20, 21, 22, 23, 24, 25, 26, 27, 28, 29, 30, 31, 32, 33, 34, 35, 36, 37, 38, 39, 40, 41, 42, 43, 44, 45, 46, 47, 48, 49, 50, 51, 52, 53, 54, 55, 56, 57, 58, 59, 60, 61, 62, 63, 64, 65, 66, 67, 68, 69, 70, 71, 72, 73, 74, 75, 76, 77, 78, 79, 80, 81, 82, 83, 84, 85, 86, 87, 88, 89, 90, 91, 92], "y": [91, 274, 137, 412, 206, 103, 310, 155, 466, 233, 700, 350, 175, 526, 263, 790, 395, 1186, 593, 1780, 890, 445, 1336, 668, 334, 167, 502, 251, 754, 377, 1132, 566, 283, 850, 425, 1276, 638, 319, 958, 479, 1438, 719, 2158, 1079, 3238, 1619, 4858, 2429, 7288, 3644, 1822, 911, 2734, 1367, 4102, 2051, 6154, 3077, 9232, 4616, 2308, 1154, 577, 1732, 866, 433, 1300, 650, 325, 976, 488, 244, 122, 61, 184, 92, 46, 23, 70, 35, 106, 53, 160, 80, 40, 20, 10, 5, 16, 8, 4, 2, 1]}, {"mode": "lines+markers", "name": "Start 92", "type": "scatter", "x": [0, 1, 2, 3, 4, 5, 6, 7, 8, 9, 10, 11, 12, 13, 14, 15, 16, 17], "y": [92, 46, 23, 70, 35, 106, 53, 160, 80, 40, 20, 10, 5, 16, 8, 4, 2, 1]}, {"mode": "lines+markers", "name": "Start 93", "type": "scatter", "x": [0, 1, 2, 3, 4, 5, 6, 7, 8, 9, 10, 11, 12, 13, 14, 15, 16, 17], "y": [93, 280, 140, 70, 35, 106, 53, 160, 80, 40, 20, 10, 5, 16, 8, 4, 2, 1]}, {"mode": "lines+markers", "name": "Start 94", "type": "scatter", "x": [0, 1, 2, 3, 4, 5, 6, 7, 8, 9, 10, 11, 12, 13, 14, 15, 16, 17, 18, 19, 20, 21, 22, 23, 24, 25, 26, 27, 28, 29, 30, 31, 32, 33, 34, 35, 36, 37, 38, 39, 40, 41, 42, 43, 44, 45, 46, 47, 48, 49, 50, 51, 52, 53, 54, 55, 56, 57, 58, 59, 60, 61, 62, 63, 64, 65, 66, 67, 68, 69, 70, 71, 72, 73, 74, 75, 76, 77, 78, 79, 80, 81, 82, 83, 84, 85, 86, 87, 88, 89, 90, 91, 92, 93, 94, 95, 96, 97, 98, 99, 100, 101, 102, 103, 104, 105], "y": [94, 47, 142, 71, 214, 107, 322, 161, 484, 242, 121, 364, 182, 91, 274, 137, 412, 206, 103, 310, 155, 466, 233, 700, 350, 175, 526, 263, 790, 395, 1186, 593, 1780, 890, 445, 1336, 668, 334, 167, 502, 251, 754, 377, 1132, 566, 283, 850, 425, 1276, 638, 319, 958, 479, 1438, 719, 2158, 1079, 3238, 1619, 4858, 2429, 7288, 3644, 1822, 911, 2734, 1367, 4102, 2051, 6154, 3077, 9232, 4616, 2308, 1154, 577, 1732, 866, 433, 1300, 650, 325, 976, 488, 244, 122, 61, 184, 92, 46, 23, 70, 35, 106, 53, 160, 80, 40, 20, 10, 5, 16, 8, 4, 2, 1]}, {"mode": "lines+markers", "name": "Start 95", "type": "scatter", "x": [0, 1, 2, 3, 4, 5, 6, 7, 8, 9, 10, 11, 12, 13, 14, 15, 16, 17, 18, 19, 20, 21, 22, 23, 24, 25, 26, 27, 28, 29, 30, 31, 32, 33, 34, 35, 36, 37, 38, 39, 40, 41, 42, 43, 44, 45, 46, 47, 48, 49, 50, 51, 52, 53, 54, 55, 56, 57, 58, 59, 60, 61, 62, 63, 64, 65, 66, 67, 68, 69, 70, 71, 72, 73, 74, 75, 76, 77, 78, 79, 80, 81, 82, 83, 84, 85, 86, 87, 88, 89, 90, 91, 92, 93, 94, 95, 96, 97, 98, 99, 100, 101, 102, 103, 104, 105], "y": [95, 286, 143, 430, 215, 646, 323, 970, 485, 1456, 728, 364, 182, 91, 274, 137, 412, 206, 103, 310, 155, 466, 233, 700, 350, 175, 526, 263, 790, 395, 1186, 593, 1780, 890, 445, 1336, 668, 334, 167, 502, 251, 754, 377, 1132, 566, 283, 850, 425, 1276, 638, 319, 958, 479, 1438, 719, 2158, 1079, 3238, 1619, 4858, 2429, 7288, 3644, 1822, 911, 2734, 1367, 4102, 2051, 6154, 3077, 9232, 4616, 2308, 1154, 577, 1732, 866, 433, 1300, 650, 325, 976, 488, 244, 122, 61, 184, 92, 46, 23, 70, 35, 106, 53, 160, 80, 40, 20, 10, 5, 16, 8, 4, 2, 1]}, {"mode": "lines+markers", "name": "Start 96", "type": "scatter", "x": [0, 1, 2, 3, 4, 5, 6, 7, 8, 9, 10, 11, 12], "y": [96, 48, 24, 12, 6, 3, 10, 5, 16, 8, 4, 2, 1]}, {"mode": "lines+markers", "name": "Start 97", "type": "scatter", "x": [0, 1, 2, 3, 4, 5, 6, 7, 8, 9, 10, 11, 12, 13, 14, 15, 16, 17, 18, 19, 20, 21, 22, 23, 24, 25, 26, 27, 28, 29, 30, 31, 32, 33, 34, 35, 36, 37, 38, 39, 40, 41, 42, 43, 44, 45, 46, 47, 48, 49, 50, 51, 52, 53, 54, 55, 56, 57, 58, 59, 60, 61, 62, 63, 64, 65, 66, 67, 68, 69, 70, 71, 72, 73, 74, 75, 76, 77, 78, 79, 80, 81, 82, 83, 84, 85, 86, 87, 88, 89, 90, 91, 92, 93, 94, 95, 96, 97, 98, 99, 100, 101, 102, 103, 104, 105, 106, 107, 108, 109, 110, 111, 112, 113, 114, 115, 116, 117, 118], "y": [97, 292, 146, 73, 220, 110, 55, 166, 83, 250, 125, 376, 188, 94, 47, 142, 71, 214, 107, 322, 161, 484, 242, 121, 364, 182, 91, 274, 137, 412, 206, 103, 310, 155, 466, 233, 700, 350, 175, 526, 263, 790, 395, 1186, 593, 1780, 890, 445, 1336, 668, 334, 167, 502, 251, 754, 377, 1132, 566, 283, 850, 425, 1276, 638, 319, 958, 479, 1438, 719, 2158, 1079, 3238, 1619, 4858, 2429, 7288, 3644, 1822, 911, 2734, 1367, 4102, 2051, 6154, 3077, 9232, 4616, 2308, 1154, 577, 1732, 866, 433, 1300, 650, 325, 976, 488, 244, 122, 61, 184, 92, 46, 23, 70, 35, 106, 53, 160, 80, 40, 20, 10, 5, 16, 8, 4, 2, 1]}, {"mode": "lines+markers", "name": "Start 98", "type": "scatter", "x": [0, 1, 2, 3, 4, 5, 6, 7, 8, 9, 10, 11, 12, 13, 14, 15, 16, 17, 18, 19, 20, 21, 22, 23, 24, 25], "y": [98, 49, 148, 74, 37, 112, 56, 28, 14, 7, 22, 11, 34, 17, 52, 26, 13, 40, 20, 10, 5, 16, 8, 4, 2, 1]}, {"mode": "lines+markers", "name": "Start 99", "type": "scatter", "x": [0, 1, 2, 3, 4, 5, 6, 7, 8, 9, 10, 11, 12, 13, 14, 15, 16, 17, 18, 19, 20, 21, 22, 23, 24, 25], "y": [99, 298, 149, 448, 224, 112, 56, 28, 14, 7, 22, 11, 34, 17, 52, 26, 13, 40, 20, 10, 5, 16, 8, 4, 2, 1]}], "layout": {"title": {"text": "Generalised Collatz Sequences (n_factor = 3)"}, "xaxis": {"title": {"text": "Step"}}, "yaxis": {"title": {"text": "Value"}}}}
